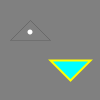
Frame 1 (no input)
Frame 60 (the mouse pressed at the canvas centre just before this capture): identical to frame 1, image omitted
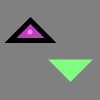
Frame 120 (the mouse held since frame 60 and released just before this capture)

The Processing sketch that drew these frames (run headless with seeded random() and noise(); from frame 60 on, the mouse is pressed at the canvas centre):

// Processing sketch: A2_2
// ── A2_2.pde
/*
A2_2
Laurel O'Brien
laureljobrien@gmail.com
09/22/15
Change the fill and stroke of two shapes in different ways 
using mouseX, and mouseY.
*/

void setup() 
{
  background(128); //medium grey
}

//draw 2 triangles, changing properties of 
//stroke and fill with mouse movement

void draw()
{ 
  //declare and initialize local variables for converted mouse position into useful values
  float verticalPos = (mouseY * 0.1); //y position turned into a float between 0 and 1 presuming 100x100 canvas
  float horizontalPos = (mouseX * 2.55); //x position turned into a float between 0 and 255 for rgb colorspace
  
  background(128); //'erase' last run of draw() 
  
  noStroke();
  fill(255); //white
  ellipse(30, 32, 5, 5); //draw unchanging ellipse to test opacity of magenta triangle
  
  //magenta triangle
  strokeWeight(verticalPos); //weight increases with downwards mouse movement
  stroke(0); //black
  fill(255, 0, 255, horizontalPos); //alpha value increases with left-to-right mouse movement
  triangle(30, 20, 10, 40, 50, 40);
  
  strokeWeight(2); //clear changes to strokeWeight() from magenta triangle
  stroke((255 - horizontalPos),  255, (0 + horizontalPos)); //red and blue increase and decrease with horizontal movement, yellow to cyan
  fill((0 + horizontalPos), 255, (255 - horizontalPos)); //same action as stroke rgb values but in reverse, cyan to yellow
  triangle(70, 80, 90, 60, 50, 60);
}
